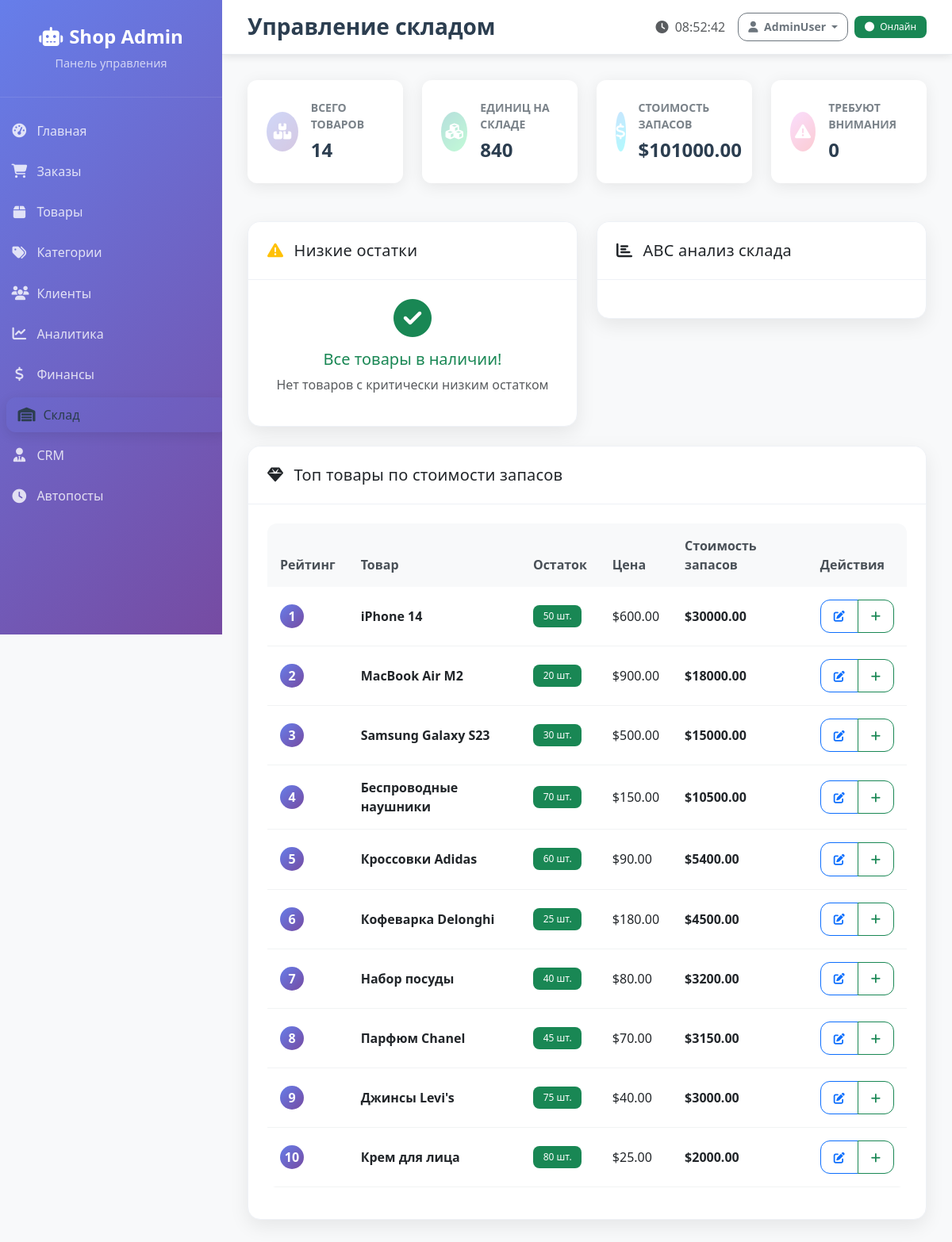
The page /inventory (signed in) on the database its author committed.
### tables this page shows
CREATE TABLE products (
    id INTEGER PRIMARY KEY AUTOINCREMENT,
    name TEXT NOT NULL,
    description TEXT,
    price REAL NOT NULL,
    category_id INTEGER,
    subcategory_id INTEGER,
    brand TEXT,
    image_url TEXT,
    stock INTEGER DEFAULT 0,
    views INTEGER DEFAULT 0,
    sales_count INTEGER DEFAULT 0,
    is_active INTEGER DEFAULT 1,
    cost_price REAL DEFAULT 0,
    original_price REAL,
    created_at TIMESTAMP DEFAULT CURRENT_TIMESTAMP,
    updated_at TIMESTAMP DEFAULT CURRENT_TIMESTAMP,
    FOREIGN KEY (category_id) REFERENCES categories (id),
    FOREIGN KEY (subcategory_id) REFERENCES subcategories (id)
);

### web_admin/app.py (the view)
    def decorated_function(*args, **kwargs):
        if not session.get('logged_in'):
            return redirect(url_for('login'))
        return f(*args, **kwargs)

### database.py (called while the page is built, shortened)
    def execute_query(self, query, params=None):
        try:
            conn = sqlite3.connect(self.db_path)
            cursor = conn.cursor()
            if params:
                cursor.execute(query, params)
            else:
                cursor.execute(query)
            q = query.strip().upper()
            if q.startswith('SELECT'):
                result = cursor.fetchall()
            return result
        except Exception as e:
            logging.info(f"Ошибка выполнения запроса: {e}")
            return None
        finally:
            if 'conn' in locals():
                conn.close()

### web_admin/app.py (called while the page is built)
def login_required(f):
    def decorated_function(*args, **kwargs):
        if not session.get('logged_in'):
            return redirect(url_for('login'))
        return f(*args, **kwargs)
    decorated_function.__name__ = f.__name__
    return decorated_function

### web_admin/templates/inventory.html (shortened to what this page needs)
{% extends "base.html" %}
{% block page_title %}Управление складом{% endblock %}
{% block content %}
<div class="row mb-4">
    <div class="col-xl-3 col-md-6 mb-4">
        <div class="inventory-stat-card total-products">
            <div class="stat-icon">
                <i class="fas fa-boxes"></i>
            </div>
            <div class="stat-content">
                <div class="stat-label">Всего товаров</div>
                <div class="stat-value">{{ inventory_summary.total_products }}</div>
            </div>
        </div>
    </div>
    <div class="col-xl-3 col-md-6 mb-4">
        <div class="inventory-stat-card total-units">
            <div class="stat-icon">
                <i class="fas fa-cubes"></i>
            </div>
            <div class="stat-content">
                <div class="stat-label">Единиц на складе</div>
                <div class="stat-value">{{ inventory_summary.total_units }}</div>
            </div>
        </div>
    </div>
    <div class="col-xl-3 col-md-6 mb-4">
        <div class="inventory-stat-card total-value">
            <div class="stat-icon">
                <i class="fas fa-dollar-sign"></i>
            </div>
            <div class="stat-content">
                <div class="stat-label">Стоимость запасов</div>
                <div class="stat-value">${{ "%.2f"|format(inventory_summary.total_value) }}</div>
            </div>
        </div>
    </div>
    <div class="col-xl-3 col-md-6 mb-4">
        <div class="inventory-stat-card attention-needed">
            <div class="stat-icon">
                <i class="fas fa-exclamation-triangle"></i>
            </div>
            <div class="stat-content">
                <div class="stat-label">Требуют внимания</div>
                <div class="stat-value">{{ low_stock.low|length + low_stock.critical|length }}</div>
            </div>
        </div>
    </div>
</div>
<div class="row">
    <div class="col-lg-6">
        <div class="card mb-4">
            <div class="card-header">
                <h5 class="mb-0">
                    <i class="fas fa-exclamation-triangle me-2 text-warning"></i>
                    Низкие остатки
                </h5>
            </div>
            <div class="card-body">
                {% if not low_stock.critical and not low_stock.low %}
                <div class="text-center text-success">
                    <i class="fas fa-check-circle fa-3x mb-3"></i>
                    <h5>Все товары в наличии!</h5>
                    <p class="text-muted">Нет товаров с критически низким остатком</p>
                </div>
                {% endif %}
            </div>
        </div>
    </div>
    <div class="col-lg-6">
        <div class="card mb-4">
            <div class="card-header">
                <h5 class="mb-0">
                    <i class="fas fa-chart-bar me-2"></i>
                    ABC анализ склада
                </h5>
            </div>
            <div class="card-body">
            </div>
        </div>
    </div>
</div>
{% if inventory_summary.top_value_products %}
<div class="card">
    <div class="card-header">
        <h5 class="mb-0">
            <i class="fas fa-gem me-2"></i>
            Топ товары по стоимости запасов
        </h5>
    </div>
    <div class="card-body">
        <div class="table-responsive">
            <table class="table table-hover">
                <thead>
                    <tr>
                        <th>Рейтинг</th>
                        <th>Товар</th>
                        <th>Остаток</th>
                        <th>Цена</th>
                        <th>Стоимость запасов</th>
                        <th>Действия</th>
                    </tr>
                </thead>
                <tbody>
                    {% for product in inventory_summary.top_value_products %}
                    <tr>
                        <td>
                            <div class="ranking-badge">
                                {{ loop.index }}
                            </div>
                        </td>
                        <td><strong>{{ product[0] }}</strong></td>
                        <td>
                            {% if product[1] <= 5 %}
                                <span class="badge bg-warning">{{ product[1] }} шт.</span>
                            {% else %}
                                <span class="badge bg-success">{{ product[1] }} шт.</span>
                            {% endif %}
                        </td>
                        <td>${{ "%.2f"|format(product[2]) }}</td>
                        <td><strong>${{ "%.2f"|format(product[3]) }}</strong></td>
                        <td>
                            <div class="btn-group btn-group-sm">
                                <button type="button" class="btn btn-outline-primary" title="Редактировать">
                                    <i class="fas fa-edit"></i>
                                </button>
                                <button type="button" class="btn btn-outline-success" title="Пополнить">
                                    <i class="fas fa-plus"></i>
                                </button>
                            </div>
                        </td>
                    </tr>
                    {% endfor %}
                </tbody>
            </table>
        </div>
    </div>
</div>
{% endif %}
{% endblock %}

### web_admin/static/css/admin.css (style rules this page uses)
:root { --primary-gradient: linear-gradient(135deg, #667eea 0%, #764ba2 100%); --success-gradient: linear-gradient(135deg, #11998e 0%, #38ef7d 100%); --warning-gradient: linear-gradient(135deg, #f093fb 0%, #f5576c 100%); --info-gradient: linear-gradient(135deg, #4facfe 0%, #00f2fe 100%); --sidebar-width: 280px; }
body { font-family: 'Segoe UI', Tahoma, Geneva, Verdana, sans-serif; background-color: #f8f9fa; }
.card { border: none; border-radius: 16px; box-shadow: 0 4px 20px rgba(0,0,0,0.08); transition: all 0.3s ease; overflow: hidden; }
.card-header { background: white; border-bottom: 1px solid #f1f3f4; padding: 1.5rem; font-weight: 600; }
.card-body { padding: 1.5rem; }
.stat-label { font-size: 0.9rem; opacity: 0.9; margin: 0; }
.stat-icon { font-size: 3rem; opacity: 0.3; }
.btn { border-radius: 10px; font-weight: 500; padding: 0.6rem 1.5rem; transition: all 0.3s ease; }
.table { border-radius: 12px; overflow: hidden; }
.table thead th { background-color: #f8f9fa; border: none; font-weight: 600; color: #495057; padding: 1rem; }
.table tbody td { padding: 1rem; border-color: #f1f3f4; vertical-align: middle; }
.badge { border-radius: 8px; font-weight: 500; padding: 0.5rem 0.8rem; }
.card { animation: fadeInUp 0.6s ease-out; }
.inventory-stat-card { background: white; border-radius: 12px; padding: 1.5rem; box-shadow: 0 4px 20px rgba(0,0,0,0.08); display: flex; align-items: center; transition: all 0.3s ease; }
.stat-icon { width: 50px; height: 50px; border-radius: 50%; display: flex; align-items: center; justify-content: center; font-size: 1.25rem; margin-right: 1rem; color: white; }
.total-products .stat-icon { background: var(--primary-gradient); }
.total-units .stat-icon { background: var(--success-gradient); }
.total-value .stat-icon { background: var(--info-gradient); }
.attention-needed .stat-icon { background: var(--warning-gradient); }
.stat-content { flex-grow: 1; }
.stat-label { font-size: 0.875rem; color: #6c757d; margin-bottom: 0.25rem; text-transform: uppercase; font-weight: 600; }
.stat-value { font-size: 1.5rem; font-weight: bold; color: #2c3e50; }
.ranking-badge { width: 30px; height: 30px; border-radius: 50%; background: var(--primary-gradient); color: white; display: flex; align-items: center; justify-content: center; font-weight: bold; }
:root { --tile-min-height: 180px; --tile-radius: 16px; --tile-shadow: 0 8px 24px rgba(0,0,0,0.08); --tile-shadow-hover: 0 16px 40px rgba(102,126,234,0.25); --brand: #667eea; }
.card { border-radius: 16px; border: 1px solid #eef1f6; box-shadow: var(--tile-shadow); }
.card-header { border-bottom: 1px solid #eef1f6; background: #fff; }
.page-title, .card-header h5 { letter-spacing: .2px; }
.btn { border-radius: 12px; padding: .6rem 1rem; font-weight: 600; }

### rows shown on the page
products: name "iPhone 14", stock "50", cost_price "600.00", product "30000.00"
products: name "MacBook Air M2", stock "20", cost_price "900.00", product "18000.00"
products: name "Samsung Galaxy S23", stock "30", cost_price "500.00", product "15000.00"
products: name "Беспроводные наушники", stock "70", cost_price "150.00", product "10500.00"
products: name "Кроссовки Adidas", stock "60", cost_price "90.00", product "5400.00"
products: name "Кофеварка Delonghi", stock "25", cost_price "180.00", product "4500.00"
products: name "Набор посуды", stock "40", cost_price "80.00", product "3200.00"
products: name "Парфюм Chanel", stock "45", cost_price "70.00", product "3150.00"
products: name "Джинсы Levi's", stock "75", cost_price "40.00", product "3000.00"
products: name "Крем для лица", stock "80", cost_price "25.00", product "2000.00"

### other values the page prints
{{ inventory_summary.total_products }} "14"
{{ inventory_summary.total_units }} "840"
{{ "%.2f"|format(inventory_summary.total_value) }} "101000.00"
{{ low_stock.low|length + low_stock.critical|length }} "0"
